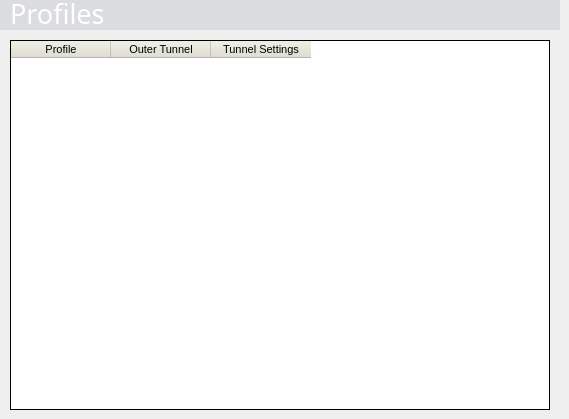
    <widget class="QWidget" name="widgetStackProfilesTablePage" >
     <widget class="QFrame" name="backgroundHeaderProfilesTable" >
      <property name="geometry" >
       <rect>
        <x>0</x>
        <y>0</y>
        <width>560</width>
        <height>30</height>
       </rect>
      </property>
      <property name="minimumSize" >
       <size>
        <width>560</width>
        <height>30</height>
       </size>
      </property>
      <property name="maximumSize" >
       <size>
        <width>560</width>
        <height>30</height>
       </size>
      </property>
      <property name="palette" >
       <palette>
        <active>
         <colorrole role="Base" >
          <brush brushstyle="SolidPattern" >
           <color alpha="255" >
            <red>255</red>
            <green>255</green>
            <blue>255</blue>
           </color>
          </brush>
         </colorrole>
         <colorrole role="Window" >
          <brush brushstyle="SolidPattern" >
           <color alpha="255" >
            <red>219</red>
            <green>220</green>
            <blue>222</blue>
           </color>
          </brush>
         </colorrole>
        </active>
        <inactive>
         <colorrole role="Base" >
          <brush brushstyle="SolidPattern" >
           <color alpha="255" >
            <red>255</red>
            <green>255</green>
            <blue>255</blue>
           </color>
          </brush>
         </colorrole>
         <colorrole role="Window" >
          <brush brushstyle="SolidPattern" >
           <color alpha="255" >
            <red>219</red>
            <green>220</green>
            <blue>222</blue>
           </color>
          </brush>
         </colorrole>
        </inactive>
        <disabled>
         <colorrole role="Base" >
          <brush brushstyle="SolidPattern" >
           <color alpha="255" >
            <red>219</red>
            <green>220</green>
            <blue>222</blue>
           </color>
          </brush>
         </colorrole>
         <colorrole role="Window" >
          <brush brushstyle="SolidPattern" >
           <color alpha="255" >
            <red>219</red>
            <green>220</green>
            <blue>222</blue>
           </color>
          </brush>
         </colorrole>
        </disabled>
       </palette>
      </property>
      <property name="autoFillBackground" >
       <bool>true</bool>
      </property>
      <property name="frameShape" >
       <enum>QFrame::NoFrame</enum>
      </property>
      <property name="frameShadow" >
       <enum>QFrame::Plain</enum>
      </property>
      <property name="lineWidth" >
       <number>0</number>
      </property>
      <widget class="QLabel" name="headerProfilesTable" >
       <property name="geometry" >
        <rect>
         <x>10</x>
         <y>-5</y>
         <width>480</width>
         <height>35</height>
        </rect>
       </property>
       <property name="minimumSize" >
        <size>
         <width>480</width>
         <height>35</height>
        </size>
       </property>
       <property name="maximumSize" >
        <size>
         <width>480</width>
         <height>35</height>
        </size>
       </property>
       <property name="palette" >
        <palette>
         <active>
          <colorrole role="WindowText" >
           <brush brushstyle="SolidPattern" >
            <color alpha="255" >
             <red>255</red>
             <green>255</green>
             <blue>255</blue>
            </color>
           </brush>
          </colorrole>
         </active>
         <inactive>
          <colorrole role="WindowText" >
           <brush brushstyle="SolidPattern" >
            <color alpha="255" >
             <red>255</red>
             <green>255</green>
             <blue>255</blue>
            </color>
           </brush>
          </colorrole>
         </inactive>
         <disabled>
          <colorrole role="WindowText" >
           <brush brushstyle="SolidPattern" >
            <color alpha="255" >
             <red>119</red>
             <green>119</green>
             <blue>119</blue>
            </color>
           </brush>
          </colorrole>
         </disabled>
        </palette>
       </property>
       <property name="font" >
        <font>
         <family>Utah MT</family>
         <pointsize>20</pointsize>
         <weight>50</weight>
         <bold>false</bold>
        </font>
       </property>
       <property name="lineWidth" >
        <number>0</number>
       </property>
       <property name="text" >
        <string>Profiles</string>
       </property>
       <property name="alignment" >
        <set>Qt::AlignLeading|Qt::AlignLeft|Qt::AlignTop</set>
       </property>
       <property name="indent" >
        <number>0</number>
       </property>
      </widget>
     </widget>
     <widget class="QTableWidget" name="dataTableProfiles" >
      <property name="geometry" >
       <rect>
        <x>10</x>
        <y>40</y>
        <width>540</width>
        <height>370</height>
       </rect>
      </property>
      <property name="minimumSize" >
       <size>
        <width>540</width>
        <height>370</height>
       </size>
      </property>
      <property name="maximumSize" >
       <size>
        <width>540</width>
        <height>370</height>
       </size>
      </property>
      <property name="palette" >
       <palette>
        <active>
         <colorrole role="Button" >
          <brush brushstyle="SolidPattern" >
           <color alpha="255" >
            <red>227</red>
            <green>226</green>
            <blue>210</blue>
           </color>
          </brush>
         </colorrole>
         <colorrole role="Base" >
          <brush brushstyle="SolidPattern" >
           <color alpha="255" >
            <red>255</red>
            <green>255</green>
            <blue>255</blue>
           </color>
          </brush>
         </colorrole>
         <colorrole role="Window" >
          <brush brushstyle="SolidPattern" >
           <color alpha="255" >
            <red>255</red>
            <green>255</green>
            <blue>255</blue>
           </color>
          </brush>
         </colorrole>
        </active>
        <inactive>
         <colorrole role="Button" >
          <brush brushstyle="SolidPattern" >
           <color alpha="255" >
            <red>227</red>
            <green>226</green>
            <blue>210</blue>
           </color>
          </brush>
         </colorrole>
         <colorrole role="Base" >
          <brush brushstyle="SolidPattern" >
           <color alpha="255" >
            <red>255</red>
            <green>255</green>
            <blue>255</blue>
           </color>
          </brush>
         </colorrole>
         <colorrole role="Window" >
          <brush brushstyle="SolidPattern" >
           <color alpha="255" >
            <red>255</red>
            <green>255</green>
            <blue>255</blue>
           </color>
          </brush>
         </colorrole>
        </inactive>
        <disabled>
         <colorrole role="Button" >
          <brush brushstyle="SolidPattern" >
           <color alpha="255" >
            <red>227</red>
            <green>226</green>
            <blue>210</blue>
           </color>
          </brush>
         </colorrole>
         <colorrole role="Base" >
          <brush brushstyle="SolidPattern" >
           <color alpha="255" >
            <red>255</red>
            <green>255</green>
            <blue>255</blue>
           </color>
          </brush>
         </colorrole>
         <colorrole role="Window" >
          <brush brushstyle="SolidPattern" >
           <color alpha="255" >
            <red>255</red>
            <green>255</green>
            <blue>255</blue>
           </color>
          </brush>
         </colorrole>
        </disabled>
       </palette>
      </property>
      <property name="font" >
       <font>
        <pointsize>8</pointsize>
       </font>
      </property>
      <property name="autoFillBackground" >
       <bool>true</bool>
      </property>
      <property name="frameShape" >
       <enum>QFrame::Box</enum>
      </property>
      <property name="frameShadow" >
       <enum>QFrame::Plain</enum>
      </property>
      <property name="selectionMode" >
       <enum>QAbstractItemView::SingleSelection</enum>
      </property>
      <property name="selectionBehavior" >
       <enum>QAbstractItemView::SelectRows</enum>
      </property>
      <property name="sortingEnabled" >
       <bool>true</bool>
      </property>
      <column>
       <property name="text" >
        <string>Profile</string>
       </property>
      </column>
      <column>
       <property name="text" >
        <string>Outer Tunnel</string>
       </property>
      </column>
      <column>
       <property name="text" >
        <string>Tunnel Settings</string>
       </property>
      </column>
     </widget>
    </widget>
